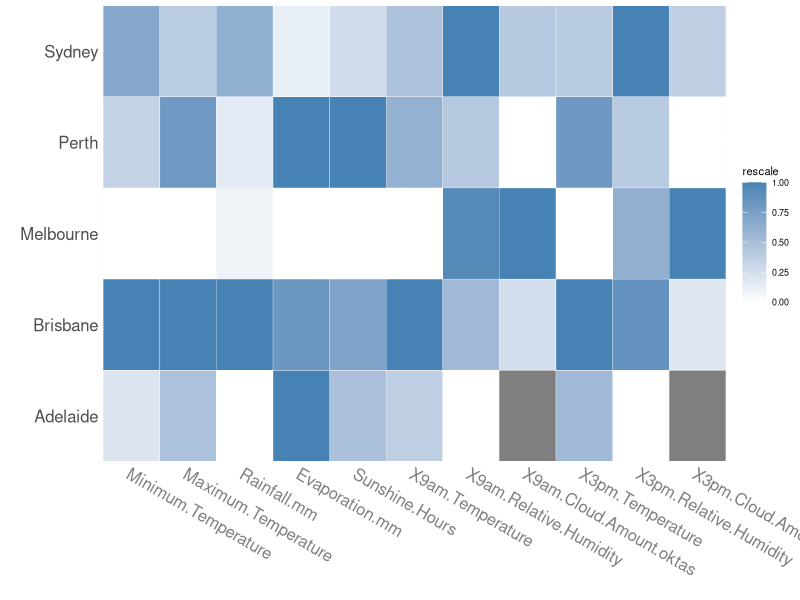

This figure's R source: (Note: this script raises an error after producing the figure.)
#Set to relevant working directoy where files are located
this.dir <- dirname(parent.frame(2)$ofile)
setwd(this.dir)

# Load relevant libraries
library("knitr")
library("markdown")
library("rmarkdown")
library("ggplot2")
library("ggthemes")
library("scales")
library("reshape2")
library("plyr")
library("lubridate")
library("dplyr")


#Read clean weather data into R
# All data
data <- read.csv("weather_clean.csv")

# Data by Month
data.monthlysummary <- read.csv("weatherMonthlysummary.csv")

# Data by City
data.citysummary <- read.csv("weatherCitysummary.csv")

# Function to create basic heatmap
createHeatmap <- function(data.citysummary) {
        city <- data.citysummary

        #names(city) <- c("City", "Min.Temp", "Max.Temp", "Rain", "Evap", "Sun.hours", "9am.Temp", "9am.Hum",
        #                  "9am.Cloud", "3pm.Temp", "3pm.Hum", "3pm.Cloud")

        city <- melt(city)
        city <- ddply(city, .(variable), transform, rescale = rescale(value))
        
        
        p <- ggplot(city, aes(variable, City)) + geom_tile(aes(fill = rescale),
                                                            colour = "white") + scale_fill_gradient(low = "white",
                                                                                                   high = "steelblue")
        base_size <- 8
        x <- p + theme_grey(base_size = base_size) +
          labs(x = "", y = "") +
          scale_x_discrete(expand = c(0, 0)) +
          scale_y_discrete(expand = c(0, 0)) +
          theme(
               axis.ticks = element_blank(), 
               axis.text.x = element_text(size = base_size *1.5, angle = 330, hjust = 0, colour = "grey50"),
               axis.text.y = element_text(size = base_size * 1.5)
               )
        
        return(x)

}

createTempgraph1 <- function(data) {
  
  p <- ggplot(data, aes(x = Minimum.Temperature
                        ,y = Maximum.Temperature
                        ,color = City
                        ) 
              ) +
    geom_point() +
    geom_hline(yintercept = c(25,35), linetype="dotted") +
    geom_vline(xintercept=c(20,25), linetype="dotted") +
    ggtitle("Max vs Min Temperature, 2014-2015") +
    ylab("Maximum Temperature (Celsius)") +
    xlab("Minimum Temperature (Celsius)")
  return(p)
}

createTempgraph2 <- function(data) {
  p <- ggplot(data, aes(x = ((Maximum.Temperature+Minimum.Temperature)/2)
                        ,fill = City
                        #,y = Maximum.Temperature
                        #,color = City
                        )) +
    geom_histogram() +
    #facet_grid(City ~ .)
    #facet_wrap(~City) +
    ggtitle("Density of Average Temperature, 2014-2015") +
    ylab("") +
    xlab("Average Temperature (Celsius)")
}

createTempgraph3 <- function(data) {
  data$Date <- parse_date_time(data$Date, "%Y-%m-%d")
  
  base_size <- 8
  
  p <- ggplot(data, aes(x = Date
                        ,y = X9am.Temperature
                        #,color = City
  ) 
  ) +
  geom_point(alpha = (1/3), size = 3, aes(y = (X9am.Temperature-X3pm.Temperature), group=City, color = 'red')) +

  scale_x_datetime(breaks=date_breaks('4 month'),
                   labels = date_format('%y-%m-%d')) +
    theme(legend.position="none",
      axis.ticks = element_blank(), 
      axis.text.x = element_text(size = base_size *1.5, angle = 330, hjust = 0, colour = "grey50"),
      axis.text.y = element_text(size = base_size * 1.5)
    ) + facet_grid(~ City) + ylab("") +
    ggtitle("Change in Temperature from 9am-3pm (Celsius), 2014-2015")
}

createRaingraph <- function(data) {

  ggplot(data, aes(x = City, y = Rainfall.mm, fill = City)) + 
    stat_summary(fun.y = sum, geom = "bar") +
  ggtitle("Cumalative Rainfall (mm), 2014-2015") +
    ylab("") +
    theme(legend.position="none")

    
}

createEvaporationgraph <- function(data) {
  
  ggplot(data, aes(x = City, y = Evaporation.mm, fill = City)) + 
    stat_summary(fun.y = sum, geom = "bar") +
    ggtitle("Cumalative Evaporation (mm), 2014-2015") +
    ylab("") +
    theme(legend.position="none")
  
  
}

createRainEvapgraph <- function(data) {
  data$Date <- parse_date_time(data$Date, "%Y-%m-%d")
  
  base_size <- 8
  
  p <- ggplot(data, aes(x = Date
                        
                        #,color = City
  ) 
  ) +
    geom_line(alpha = (1/3), size = 1, aes(y = (Rainfall.mm-Evaporation.mm), group=City, color = Month)) +
    
    scale_x_datetime(breaks=date_breaks('4 month'),
                     labels = date_format('%y-%m-%d')) +
    theme(legend.position="none",
          #axis.ticks = element_blank(), 
          axis.text.x = element_text(size = base_size *1.5, angle = 330, hjust = 0, colour = "grey50"),
          axis.text.y = element_text(size = base_size * 1.5)
    ) + facet_grid(~ City) + ylab("") +
    ggtitle("Rain After Evaporation (mm), 2014-2015")
}

createSungraph <- function(data) {
        p <- ggplot(data, aes(x = (Sunshine.Hours)
                              ,fill = City
                              #,y = Maximum.Temperature
                              #,color = City
        )) +
                geom_histogram() +
                #facet_grid(City ~ .)
                #facet_wrap(~City) +
                ggtitle("Density of Sunshine (hours), 2014-2015") +
                ylab("") +
                xlab("Sunshine hours ")
}

createHumiditygraph <- function(data) {
        data$Date <- parse_date_time(data$Date, "%Y-%m-%d")
        
        base_size <- 8
        
        p <- ggplot(data, aes(x = Date
                              
                              #,color = City
        ) 
        ) +
                geom_line(size = 1, aes(y = ((X9am.Relative.Humidity+X3pm.Relative.Humidity)/2), group=City, color = City)) +
                
                scale_x_datetime(breaks=date_breaks('4 month'),
                                 labels = date_format('%y-%m-%d')) +
                theme(#legend.position="none",
                      #axis.ticks = element_blank(), 
                      axis.text.x = element_text(size = base_size *1.5, angle = 330, hjust = 0, colour = "grey50"),
                      axis.text.y = element_text(size = base_size * 1.5)
                ) + 
                facet_grid(~ City) +
                ggtitle("Humidity, 2014-2015") +
                ylab("Relative Humidity Average")
}

createCloudgraph <- function(data) {
        
        p <- ggplot(data, aes(x = ((X9am.Cloud.Amount.oktas+X3pm.Cloud.Amount.oktas)/2)
                              ,fill = City
                              #,y = Maximum.Temperature
                              #,color = City
        )) +
                geom_histogram() +
                #facet_grid(City ~ .)
                #facet_wrap(~City) +
                ggtitle("Cloud Amount (oktas), 2014-2015") +
                ylab("") +
                xlab("Cloud Amount")
}

heatmap.plot <- createHeatmap(data.citysummary)


temp.plot <- createTempgraph1(data)
temp.plot2 <- createTempgraph2(data)
temp.plot3 <- createTempgraph3(data)


rain.plot <- createRaingraph(data)
evaporation.plot <- createEvaporationgraph(data)



rain.evap.plot <- createRainEvapgraph(data)

sunshine.plot <- createSungraph(data)

humidity.plot <- createHumiditygraph(data)

cloud.plot <- createCloudgraph(data)

ggsave(filename="heatmap.jpg", plot=heatmap.plot) 
#, axis.text.x = theme_text(size = base_size *0.8, angle = 330, hjust = 0, colour = "grey50"))

#Create a pdf document with plots
render("report.Rmd", "pdf_document")
knit("report.Rmd")
markdownToHTML("report.md", "report.html", options = c("use_xhml"))

     
